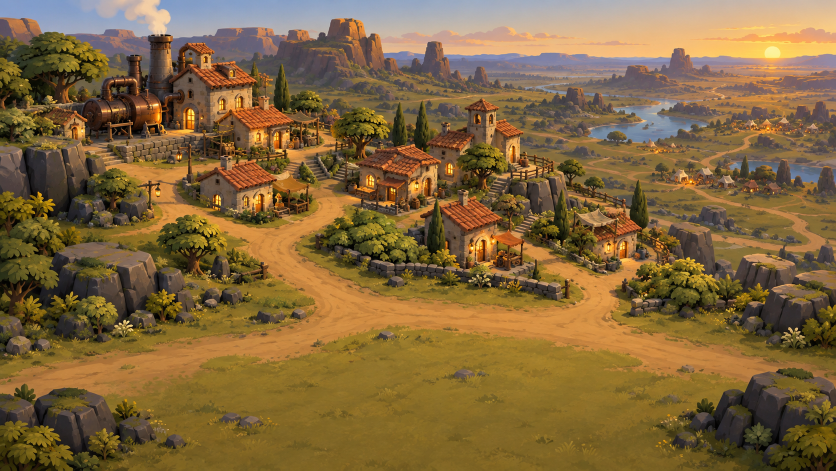
#> input picture art/t546-final/sources/a2.png, 1672 x 941 px (shown at 1/2 size)
$ python montar.py
#> lines starting #> are read from the running program, lines starting #| are printed output that depends on the picture
#!/usr/bin/env python3
"""Genera las muestras 1920x1080 y los montajes con la franja de texto (no son capturas del motor).

Uso: python3 -I montar.py   (desde art/t546-final)
La franja replica EpilogueScreen: 230 px de 720 abajo, color (0.04,0.045,0.06,0.78), texto 22 px centrado
(3 líneas de la frase) y botones «Créditos» y «Niveles». Escala a 1280x720 (viewport de diseño)."""
import os
from PIL import Image, ImageDraw, ImageFont

HERE = os.path.dirname(os.path.abspath(__file__))
MUESTRAS = {
    "muestra_luminosa_01": "sources/a2.png",
    "muestra_luminosa_02": "sources/a3.png",
    "muestra_oscura_01": "sources/b4.png",
    "muestra_oscura_02": "sources/b6.png",
}
FRASE = ["La máquina sigue avanzando,", "pero ¿por cuánto tiempo más?", "¿A qué costo?"]
FONT = "/usr/share/fonts/truetype/dejavu/DejaVuSans.ttf"


def montar(img: Image.Image, ancho: int, alto: int) -> Image.Image:
    """Recorta como STRETCH_KEEP_ASPECT_COVERED a ancho x alto y superpone la franja."""
    w, h = img.size
    esc = max(ancho / w, alto / h)
    r = img.resize((round(w * esc), round(h * esc)), Image.LANCZOS)
    x, y = (r.width - ancho) // 2, (r.height - alto) // 2
    base = r.crop((x, y, x + ancho, y + alto)).convert("RGBA")
    franja = Image.new("RGBA", base.size, (0, 0, 0, 0))
    d = ImageDraw.Draw(franja)
    d.rectangle((0, alto - 230, ancho, alto), fill=(10, 11, 15, 199))
    f = ImageFont.truetype(FONT, 22)
    yy = alto - 230 + 22
    for linea in FRASE:
        tw = d.textlength(linea, font=f)
        d.text(((ancho - tw) / 2, yy), linea, font=f, fill=(245, 240, 224, 255))
        yy += 30
    for i, t in enumerate(("Créditos", "Niveles")):
        bx = ancho / 2 + (-170 if i == 0 else 20)
        d.rounded_rectangle((bx, alto - 76, bx + 150, alto - 28), 6, fill=(30, 33, 40, 255), outline=(190, 150, 80, 255), width=2)
        tw = d.textlength(t, font=f)
        d.text((bx + (150 - tw) / 2, alto - 64), t, font=f, fill=(245, 240, 224, 255))
    return Image.alpha_composite(base, franja).convert("RGB")


os.makedirs(os.path.join(HERE, "context"), exist_ok=True)
for nombre, src in MUESTRAS.items():
    im = Image.open(os.path.join(HERE, src)).convert("RGB")
#> im is the input picture: PIL image 1672x941 RGB; mean R, G, B 129.2, 102.2, 61
    im.resize((1920, 1080), Image.LANCZOS).save(os.path.join(HERE, nombre + ".png"), optimize=True)
    montar(im, 1280, 720).save(os.path.join(HERE, "context", nombre + "_16x9.png"))
#> in montar, `r = img.resize((round(w * esc), round(h * esc)), Image.LANCZOS)`:
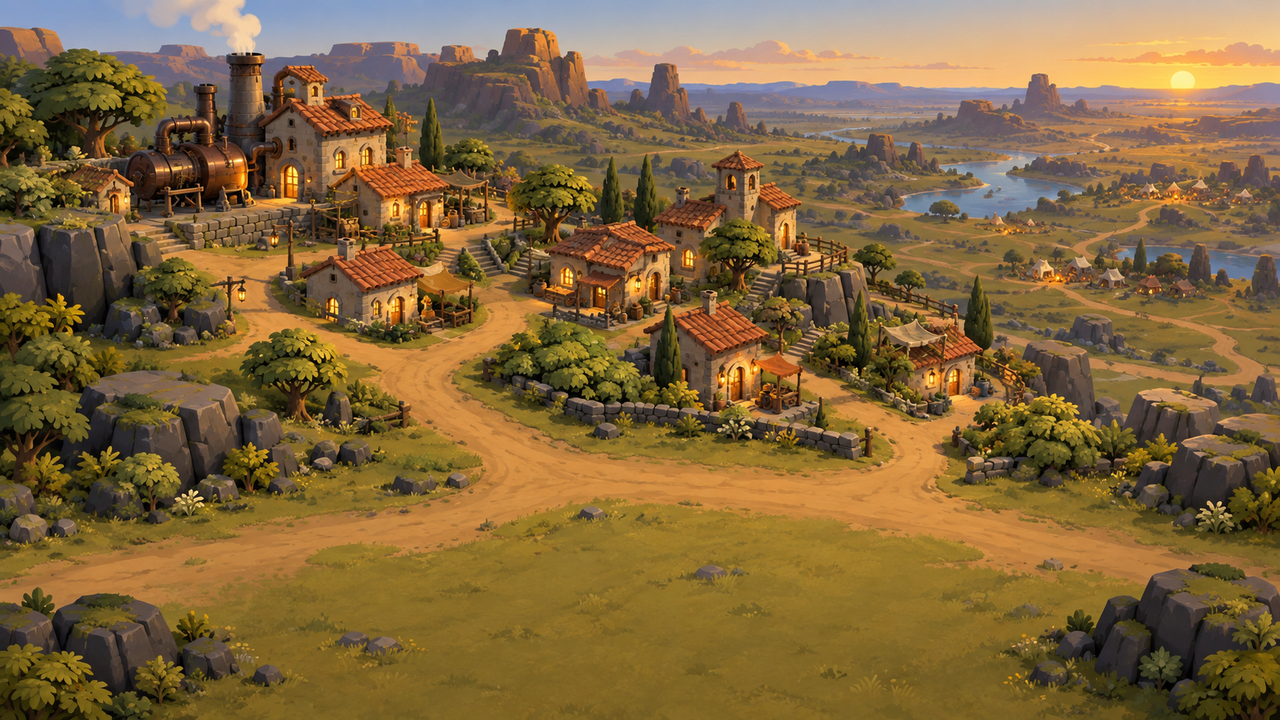
#> r: PIL image 1280x720 RGB; mean R, G, B 129.2, 102.2, 61
#> in montar, `franja = Image.new("RGBA", base.size, (0, 0, 0, 0))`: franja: PIL image 1280x720 RGBA; every value is 0
#> the loop in montar, `for linea in FRASE:` made 3 passes
#> tw on passes 1 to 3: 329.4, 336.4, 152.9
#> after the loop in montar, `for linea in FRASE:`: yy = 602
#> the loop in montar, `for i, t in enumerate(("Créditos", "Niveles")):` made 2 passes
#> tw on passes 1 to 2: 91.08, 80.22
#> in montar, `return Image.alpha_composite(base, franja).convert("RGB")`:
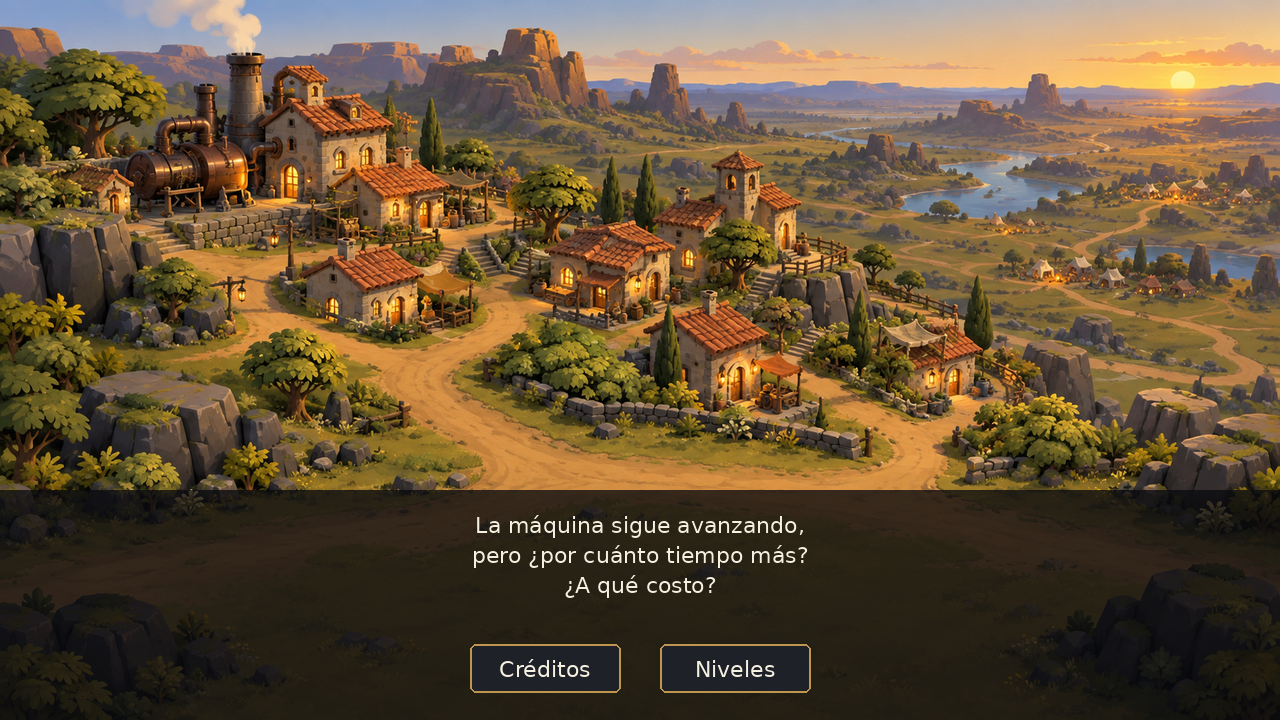
#> returned value: PIL image 1280x720 RGB; mean R, G, B 101, 81.5, 55.9
    montar(im, 1280, 549).save(os.path.join(HERE, "context", nombre + "_21x9.png"))
#> call 2 of montar, with ancho = 1280, alto = 549
#> in montar (call 2), `base = r.crop((x, y, x + ancho, y + alto)).convert("RGBA")`:
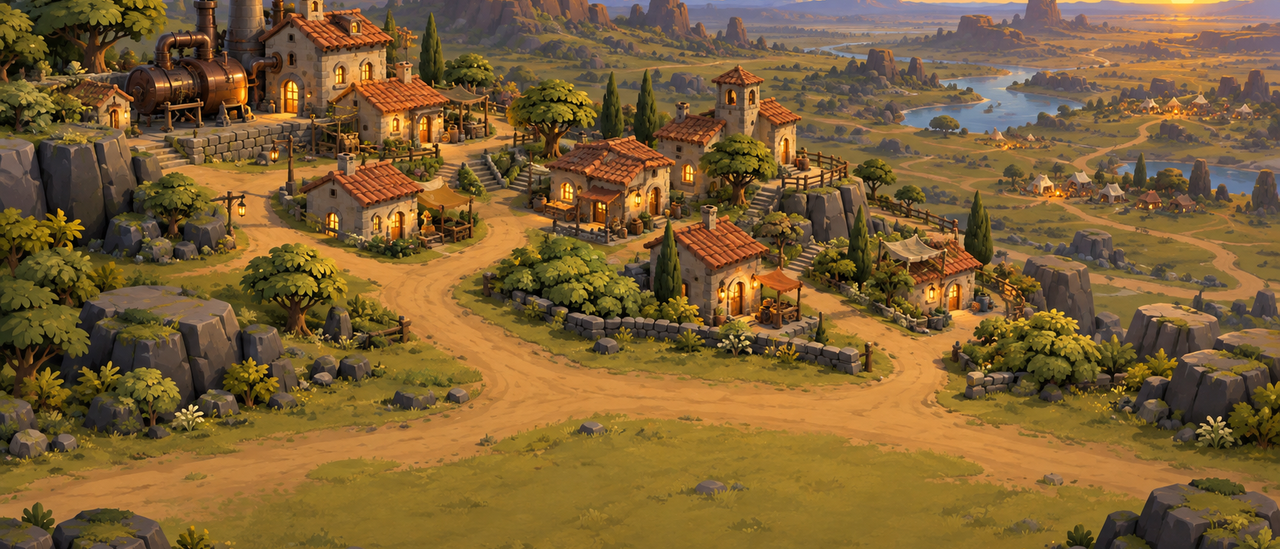
#> base: PIL image 1280x549 RGBA; mean R, G, B, A 125.3, 96.1, 52.7, 255
#> in montar (call 2), `franja = Image.new("RGBA", base.size, (0, 0, 0, 0))`: franja: PIL image 1280x549 RGBA; every value is 0
#> the loop in montar (call 2), `for linea in FRASE:` made 3 passes
#> after the loop in montar (call 2), `for linea in FRASE:`: yy = 431
#> the loop in montar (call 2), `for i, t in enumerate(("Créditos", "Niveles")):` made 2 passes
#> in montar (call 2), `return Image.alpha_composite(base, franja).convert("RGB")`:
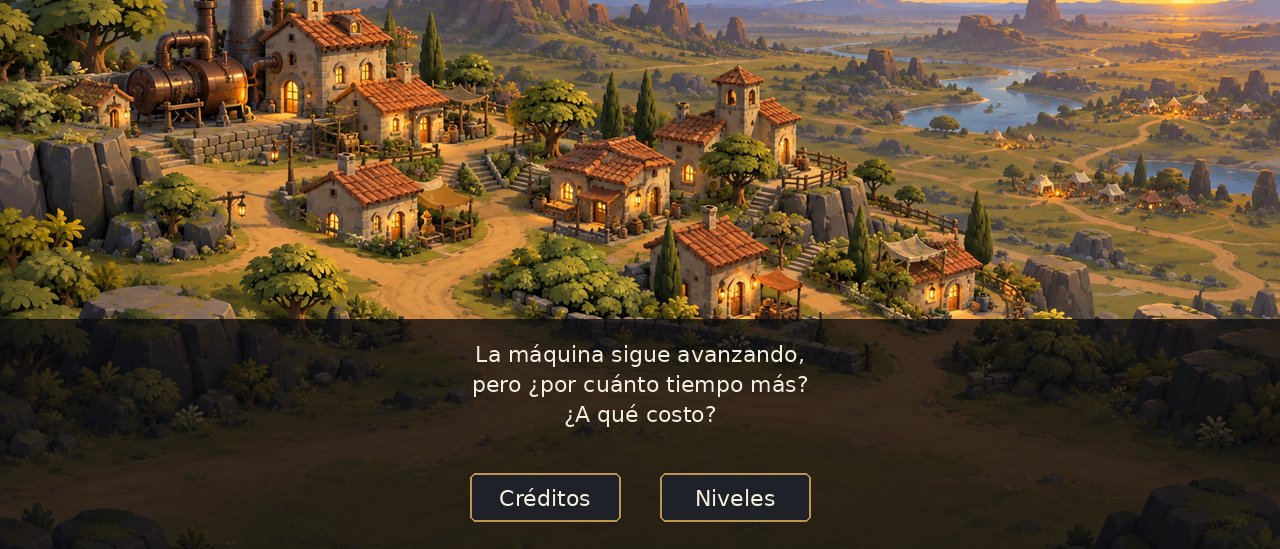
#> returned value: PIL image 1280x549 RGB; mean R, G, B 86.3, 68, 44.5
#> pass 2 of the loop `for nombre, src in MUESTRAS.items():`:
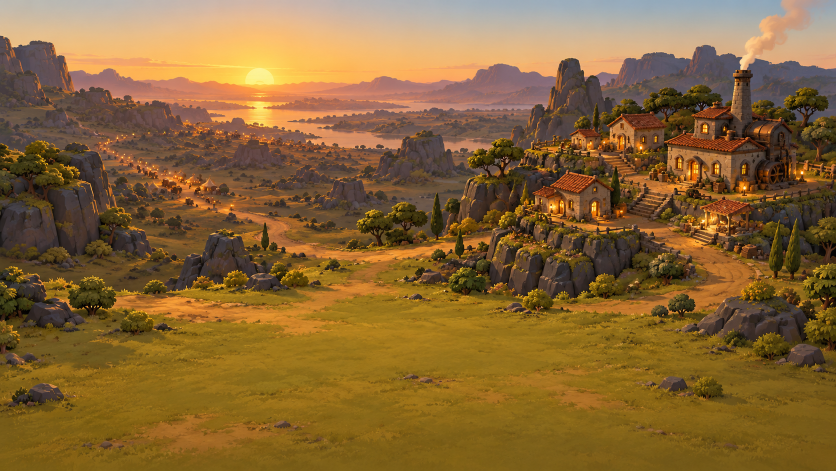
#> input picture art/t546-final/sources/a3.png, 1672 x 941 px (shown at 1/2 size)
#> im is the input picture: PIL image 1672x941 RGB; mean R, G, B 134.5, 101, 53.8
#> base: PIL image 1280x720 RGBA
#> in montar (call 4), `base = r.crop((x, y, x + ancho, y + alto)).convert("RGBA")`:
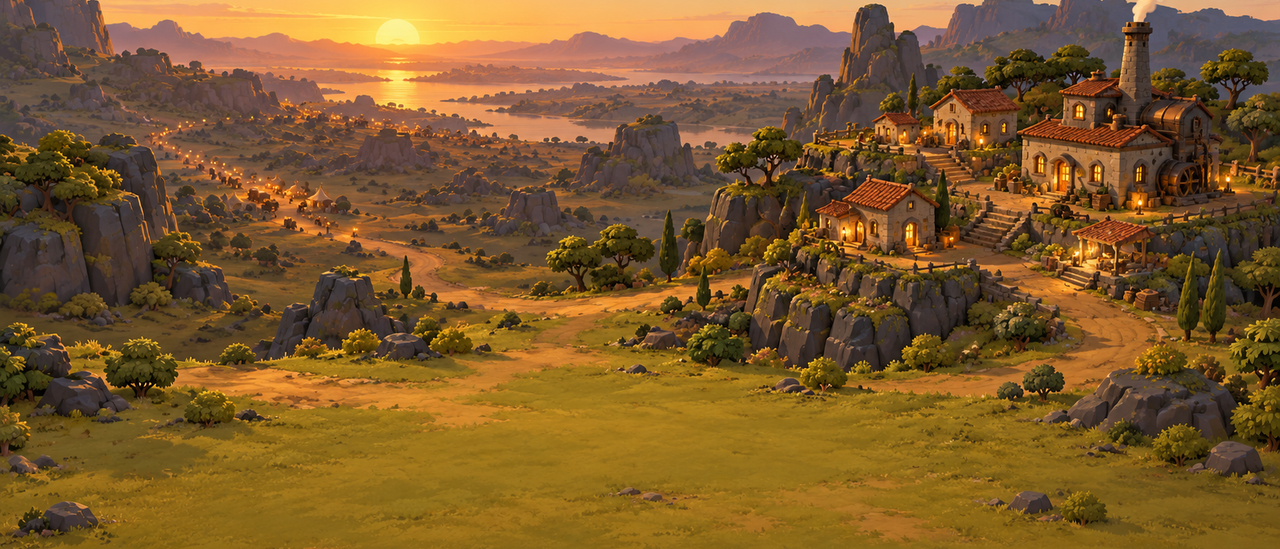
#> base: PIL image 1280x549 RGBA; mean R, G, B, A 124.6, 89.8, 43.8, 255
#> the loop in montar (call 4), `for linea in FRASE:` made 3 passes
#> the loop in montar (call 4), `for i, t in enumerate(("Créditos", "Niveles")):` made 2 passes
#> in montar (call 4), `return Image.alpha_composite(base, franja).convert("RGB")`:
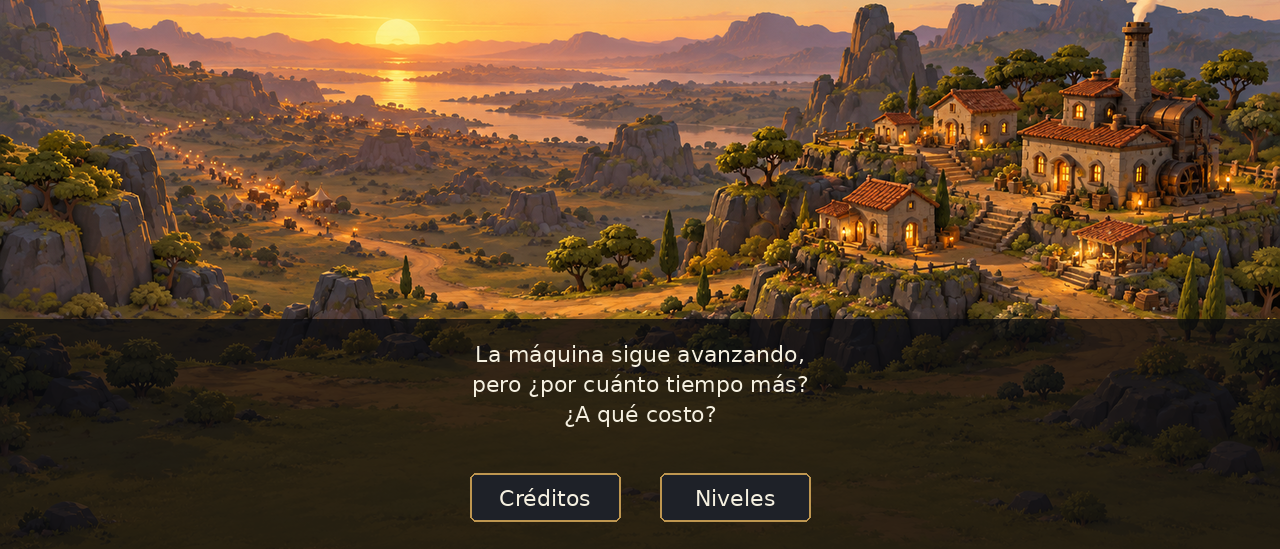
#> returned value: PIL image 1280x549 RGB; mean R, G, B 87.1, 64, 41.3
#> pass 3 of the loop `for nombre, src in MUESTRAS.items():`:
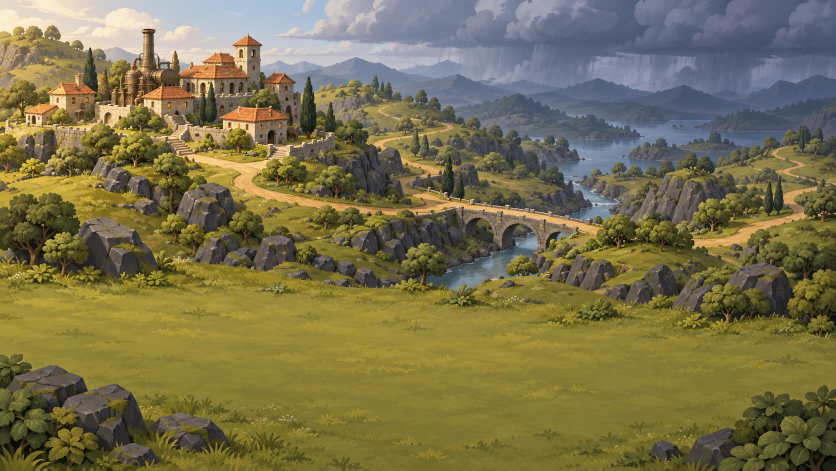
#> input picture art/t546-final/sources/b4.png, 1672 x 941 px (shown at 1/2 size)
#> im is the input picture: PIL image 1672x941 RGB; mean R, G, B 121.1, 113.4, 76.8
#> base: PIL image 1280x720 RGBA
#> in montar (call 6), `base = r.crop((x, y, x + ancho, y + alto)).convert("RGBA")`:
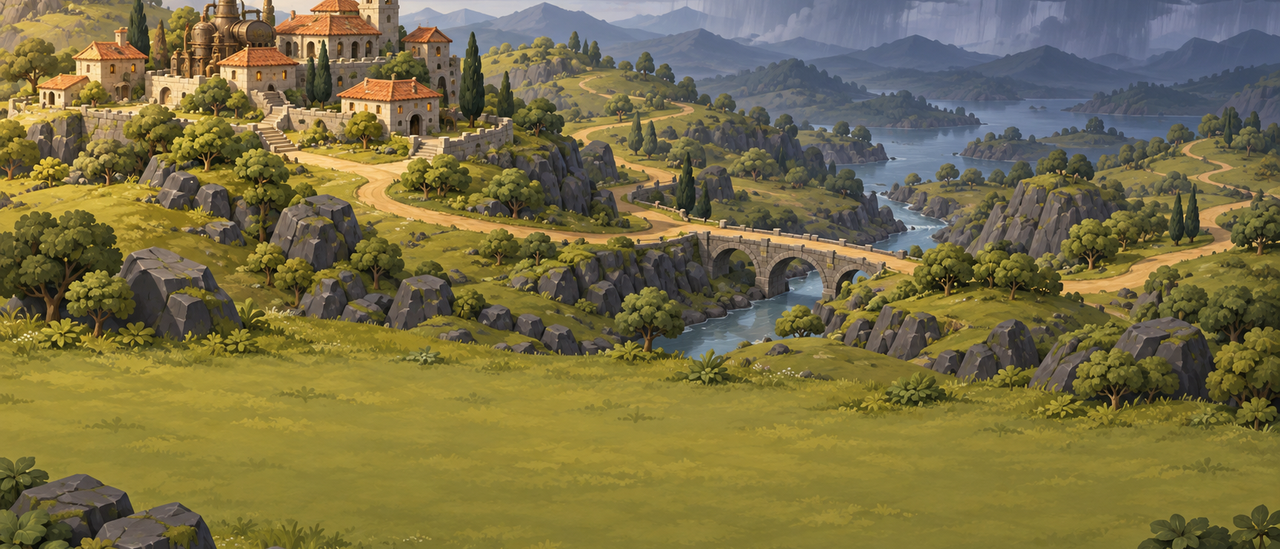
#> base: PIL image 1280x549 RGBA; mean R, G, B, A 120.3, 110.8, 69.1, 255
#> the loop in montar (call 6), `for linea in FRASE:` made 3 passes
#> the loop in montar (call 6), `for i, t in enumerate(("Créditos", "Niveles")):` made 2 passes
#> in montar (call 6), `return Image.alpha_composite(base, franja).convert("RGB")`:
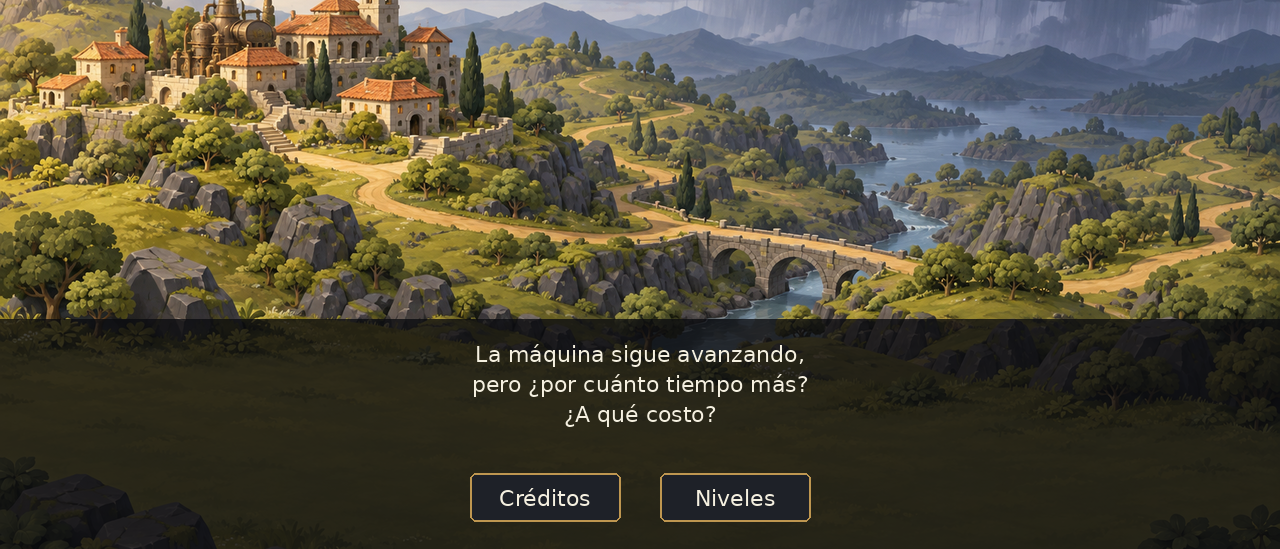
#> returned value: PIL image 1280x549 RGB; mean R, G, B 82.6, 77.2, 58.7
#> the loop made 4 passes; the first 3 are shown
#> (the run stopped early here; a loop or call above may not have finished)
